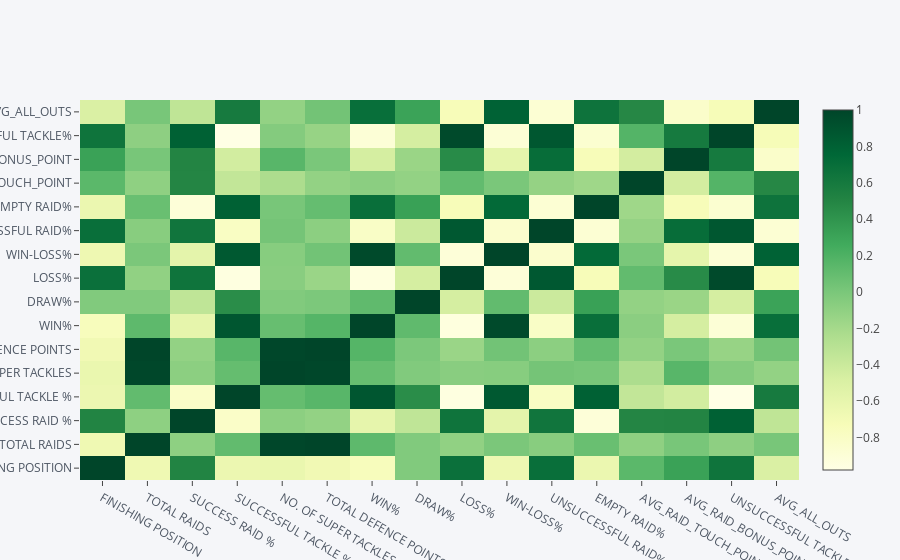

Here is the notebook cell this chart was saved with:
### Code cell
df6.corr().iplot(kind='heatmap',colorscale='ylgn')

### Figure 1 — Plotly figure (JSON) as saved in the notebook; plotly's stock layout.template omitted (floating-point values rounded to 4 significant figures; data arrays with more than 128 entries replaced by an {"elided": "..."} marker saying what was removed)
{"data": [{"colorscale": [[0, "rgb(255,255,229)"], [0.125, "rgb(247,252,185)"], [0.25, "rgb(217,240,163)"], [0.375, "rgb(173,221,142)"], [0.5, "rgb(120,198,121)"], [0.625, "rgb(65,171,93)"], [0.75, "rgb(35,132,67)"], [0.875, "rgb(0,104,55)"], [1, "rgb(0,69,41)"]], "type": "heatmap", "uid": "10ce06c5-ca2c-4388-a913-4e9e961bb4e3", "x": ["FINISHING POSITION", "TOTAL RAIDS", "SUCCESS RAID %", "SUCCESSFUL TACKLE %", "NO. OF SUPER TACKLES", "TOTAL DEFENCE POINTS", "WIN%", "DRAW%", "LOSS%", "WIN-LOSS%", "UNSUCCESSFUL RAID%", "EMPTY RAID%", "AVG_RAID_TOUCH_POINT", "AVG_RAID_BONUS_POINT", "UNSUCCESSFUL TACKLE%", "AVG_ALL_OUTS"], "y": ["FINISHING POSITION", "TOTAL RAIDS", "SUCCESS RAID %", "SUCCESSFUL TACKLE %", "NO. OF SUPER TACKLES", "TOTAL DEFENCE POINTS", "WIN%", "DRAW%", "LOSS%", "WIN-LOSS%", "UNSUCCESSFUL RAID%", "EMPTY RAID%", "AVG_RAID_TOUCH_POINT", "AVG_RAID_BONUS_POINT", "UNSUCCESSFUL TACKLE%", "AVG_ALL_OUTS"], "z": {"elided": "16x16 float values"}, "zmax": 1, "zmin": -0.978}], "layout": {"legend": {"bgcolor": "#F5F6F9", "font": {"color": "#4D5663"}}, "paper_bgcolor": "#F5F6F9", "plot_bgcolor": "#F5F6F9", "title": {"font": {"color": "#4D5663"}}, "xaxis": {"gridcolor": "#E1E5ED", "showgrid": true, "tickfont": {"color": "#4D5663"}, "title": {"font": {"color": "#4D5663"}, "text": ""}, "zerolinecolor": "#E1E5ED"}, "yaxis": {"gridcolor": "#E1E5ED", "showgrid": true, "tickfont": {"color": "#4D5663"}, "title": {"font": {"color": "#4D5663"}, "text": ""}, "zerolinecolor": "#E1E5ED"}}}
